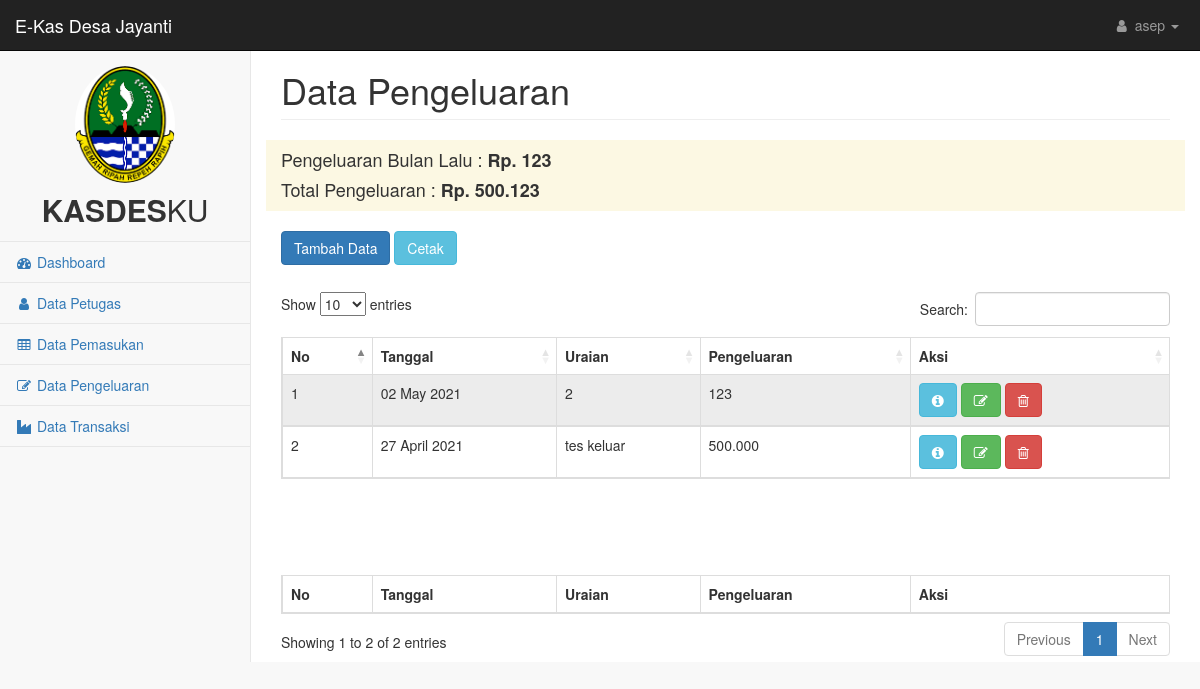
The page /admin/index.php?pg=datapengeluaran (signed in) on the database its author committed.
### tables this page shows
CREATE TABLE `tbbukti_pengeluaran` (
  `idbukti` int(11) NOT NULL,
  `tanggal` date NOT NULL,
  `uraian` text NOT NULL,
  `pembayaran` text NOT NULL
);

### admin/datapengeluaran/datapengeluaran.php (the view, shortened to what this page needs)
					<div class="col-lg-12">
                            <h1 class="page-header">Data Pengeluaran</h1>
                            <div class="row">
                                <div class="col-md-12 bg-warning">
                                    <?php
                                    $hitung=($koneksi->query("SELECT SUM(pembayaran) AS pengeluaran FROM tbbukti_pengeluaran"))->fetch_array();
                                    $bulanini=date('Y-m-d');
                                    $hitunglalu=($koneksi->query("SELECT SUM(pembayaran) AS pengeluaran FROM tbbukti_pengeluaran WHERE MONTH(tanggal) ='".date('m', strtotime('-1 month', strtotime( $bulanini )))."'"))->fetch_array();
                                    ?>
                                    <h4>Pengeluaran Bulan Lalu : <b>Rp. <?=number_format($hitunglalu['pengeluaran'],0,',','.')?></b></h4>
                                    <h4>Total Pengeluaran : <b>Rp. <?=number_format($hitung['pengeluaran'],0,',','.')?></b></h4>
                                </div>
                            </div><br>
							<a href="" class="btn btn-primary " data-toggle="modal" data-target="#tambahdata">Tambah Data</a>
                            <div class="btn-group dropright">
                                <button type="button" class="btn btn-info dropdown-toggle" data-toggle="dropdown" aria-haspopup="true" aria-expanded="false">
                                    Cetak
                                </button>
                            </div>
							<div class="card " style="margin-top: 3%">
							  <div class="card-body">
                                <table id="dtHorizontalVerticalExample" class="table table-striped table-bordered table-sm " cellspacing="0" width="100%">
                                                <thead>
                                                    <tr>
                                                        <th class="text-center">No</th>
                                                        <th class="text-center">Tanggal</th>
                                                        <th class="text-center">Uraian</th>
                                                        <th class="text-center">Pengeluaran</th>
                                                        <th class="text-center">Aksi</th>
                                                    </tr>
                                                </thead>
                                                <tbody>
                                                        <?php
                                                include '../koneksi.php';
                                                $no = 1;
                                                $data = mysqli_query($koneksi,"SELECT * FROM tbbukti_pengeluaran ORDER BY tanggal DESC");
                                                while($d = mysqli_fetch_array($data)){
                                                    $tanggal=date('d F Y', strtotime($d['tanggal']));
                                                    ?>
                                                    <tr>
                                                        <td><?php echo $no++; ?></td>
                                                        <td><?php echo $tanggal; ?></td>
                                                        <td><?php echo $d['uraian']; ?></td>
                                                        <td><?php echo number_format($d['pembayaran'],0,',','.'); ?></td>
                                                        <td>
                                                        <a href="?pg=detailluar&&id=<?=$d[0];?>" class="btn btn-info"><i class="fa fa-info-circle" wh aria-hidden="true"></i></a>
                                                        <a href="?pg=editpengeluaran&id=<?=$d[0];?>" class="btn btn-success"><i class="fa fa-pencil-square-o" aria-hidden="true"></i></a>
                                                        <a href="datapengeluaran/hapuspengeluaran.php?id=<?=$d[0];?>" class="btn btn-danger"><i class="fa fa-trash-o" aria-hidden="true"></i></a>
                                                        </td>
                                                    </tr>
                                                    <?php
                                                }
                                                ?>
                                                  </tbody>
                                                <tfoot>
                                                    <tr>
                                                       <th class="text-center">No</th>
                                                        <th class="text-center">Tanggal</th>
                                                        <th class="text-center">Uraian</th>
                                                        <th class="text-center">Pengeluaran</th>
                                                        <th class="text-center">Aksi</th>
                                                    </tr>
                                                </tfoot>
                                            </table>
                              </div>
                            </div>
                    </div>
</div>
  </div>
</div>
  </div>

### admin/index.php (shortened to what this page needs)
<!DOCTYPE html>
<html lang="en">
    <head>
        <link href="../css/bootstrap.min.css" rel="stylesheet">
        <link href="../css/metisMenu.min.css" rel="stylesheet">
        <link href="../css/startmin.css" rel="stylesheet">
        <link href="../css/font-awesome.min.css" rel="stylesheet" type="text/css">
    <link rel="stylesheet" type="text/css" href="https://cdn.datatables.net/1.10.24/css/dataTables.bootstrap5.min.css">
    </head>
    <body>
        <?php
    include '../koneksi.php';
    $petugas="<a href='?pg=petugas'><i class='fa fa-user fa-fw'></i> Data Petugas</a>";
    $id = $_SESSION['id'];
    $query = mysqli_query($koneksi,"SELECT * FROM tb_login WHERE id = '$id'");
    $data = mysqli_fetch_array($query);
    ?>
        <div id="wrapper">
            <nav class="navbar navbar-inverse navbar-fixed-top" role="navigation">
                <div class="navbar-header">
                    <a class="navbar-brand" href="index.php">E-Kas Desa Jayanti</a>
                </div>
                <ul class="nav navbar-right navbar-top-links">
                    <li class="dropdown">
                        <a class="dropdown-toggle" data-toggle="dropdown" href="#">
                            <i class="fa fa-user fa-fw"></i> <?=$data['nama_user']?> <b class="caret"></b>
                        </a>
                    </li>
                </ul>
                <div class="navbar-default sidebar" role="navigation">
                    <div class="sidebar-nav navbar-collapse">
                        <ul class="nav" id="side-menu">
                            <li class="sidebar-search">
                               <center> <p><a href="?pg=dashboard"><img src="../img/jawa.png" class="img-circle" width="100"></a></p></center>
                                <div class="card-header text-center">
      <a href="index2.html" class="h2"><b>KASDES</b>KU</a>
    </div>
                            </li>
		                          <li>
			                            <a href="?pg=dashboard"><i class="fa fa-dashboard fa-fw"></i> Dashboard</a>
			                            </li>
			                             <li>
			                                <?=$petugas?>
			                            </li>
			                            <li>
			                                <a href="?pg=datakas"><i class="fa fa-table fa-fw"></i> Data Pemasukan</a>
			                            </li>
			                            <li>
			                                <a href="?pg=datapengeluaran"><i class="fa fa-edit fa-fw"></i> Data Pengeluaran</a>
			                            </li>
			                            <li>
			                                <a href="?pg=datarekening"><i class="fa fa-industry fa-fw"></i> Data Transaksi</a>
		                           		</li>
                        </ul>
                    </div>
                </div>
            </nav>
            <div id="page-wrapper">
                <div class="container-fluid">
                    <div class="row">
                        <?php
                            switch (@$_GET['pg']) {
								case 'datapengeluaran':
                                include 'datapengeluaran/datapengeluaran.php';
                                break;
                            }
                            ?>
    </body>
</html>

### css/startmin.css (style rules this page uses)
body { background-color: #f8f8f8; }
#wrapper { width: 100%; }
#page-wrapper { padding-top: 30px; min-height: 568px; background-color: #fff; }
@media (min-width:768px) { #page-wrapper { position: inherit; margin-left: 250px; padding: 30px 15px 0 15px; border-left: 1px solid #e7e7e7; } }
.navbar-header { float: left; }
.navbar-right { text-align: right; }
.navbar-top-links { margin: 0; }
.navbar-top-links li { display: inline-block; }
.navbar-top-links li:last-child { margin-right: 6px; }
.navbar-top-links li a { padding: 15px; min-height: 50px; }
.navbar-top-links>li>a { color: #999; }
.sidebar .sidebar-nav.navbar-collapse { padding-right: 0; padding-left: 0; }
.sidebar .sidebar-search { padding: 15px; }
.sidebar ul li { border-bottom: 1px solid #e7e7e7; }
@media (min-width:768px) { .sidebar { z-index: 1; position: absolute; width: 250px; margin-top: 51px; } }
table.dataTable thead .sorting, table.dataTable thead .sorting_asc, table.dataTable thead .sorting_desc, table.dataTable thead .sorting_asc_disabled, table.dataTable thead .sorting_desc_disabled { background: 0 0; }
table.dataTable thead .sorting_asc:after { content: "\f0de"; float: right; font-family: fontawesome; }
table.dataTable thead .sorting:after { content: "\f0dc"; float: right; font-family: fontawesome; color: rgba(50,50,50,.5); }

### admin/index.php (style rules this page uses)
#dtHorizontalVerticalExample th, td { white-space: nowrap; }
table.dataTable thead .sorting:after, table.dataTable thead .sorting:before, table.dataTable thead .sorting_asc:after, table.dataTable thead .sorting_asc:before, table.dataTable thead .sorting_asc_disabled:after, table.dataTable thead .sorting_asc_disabled:before, table.dataTable thead .sorting_desc:after, table.dataTable thead .sorting_desc:before, table.dataTable thead .sorting_desc_disabled:after, table.dataTable thead .sorting_desc_disabled:before { bottom: .5em; }

### rows shown on the page
tbbukti_pengeluaran: tanggal "02 May 2021", uraian "2", pembayaran "123"
tbbukti_pengeluaran: tanggal "27 April 2021", uraian "tes keluar", pembayaran "500.000"

### other values the page prints
$data['nama_user'] "asep"
$hitunglalu['pengeluaran'] "123"
$hitung['pengeluaran'] "500.123"
